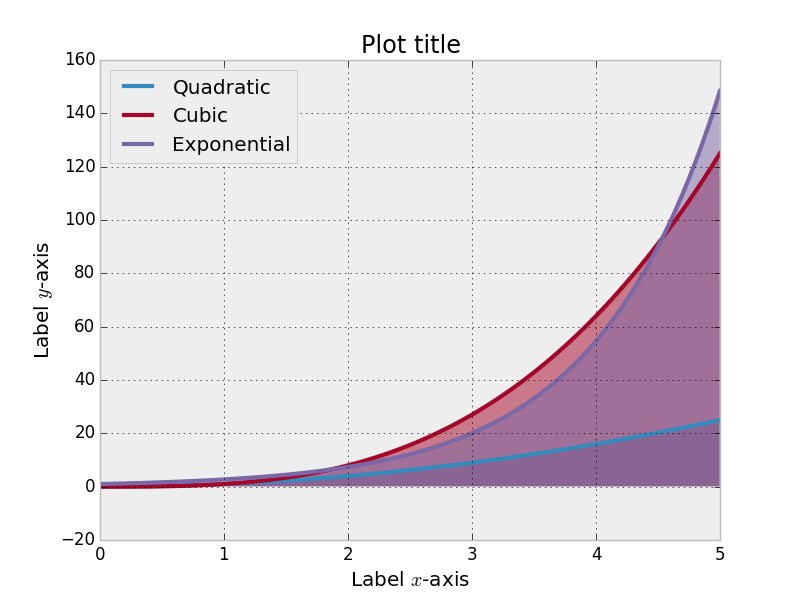

This chart was generated by the following Python code:
#!/usr/bin/python
import numpy as np
import json
import matplotlib

from matplotlib import pyplot as plt

# load settings from file
style = json.load(open("../settings1.json"))

# update matplotlib settings from file
matplotlib.rcParams.update(style)

x = np.linspace(0,5,100)

# multiple plots in the same figure
# plt.plot returns a list of lines
line, = plt.plot(x,x**2,label="Quadratic", lw=3)
plt.fill_between(x, x**2,alpha=.5, facecolor=[line.get_color()])

line, = plt.plot(x,x**3,label="Cubic", lw=3)
plt.fill_between(x, x**3,alpha=.5, facecolor=[line.get_color()])

line, = plt.plot(x,np.exp(x),label="Exponential", lw=3)
plt.fill_between(x, np.exp(x),alpha=.5, facecolor=[line.get_color()])

# title and axis labels
plt.xlabel("Label $x$-axis")
plt.ylabel("Label $y$-axis")
plt.title("Plot title")

# legend position
plt.legend(loc="upper left")

plt.savefig("line2.png")

# uncomment below to display the plot
# plt.show()
